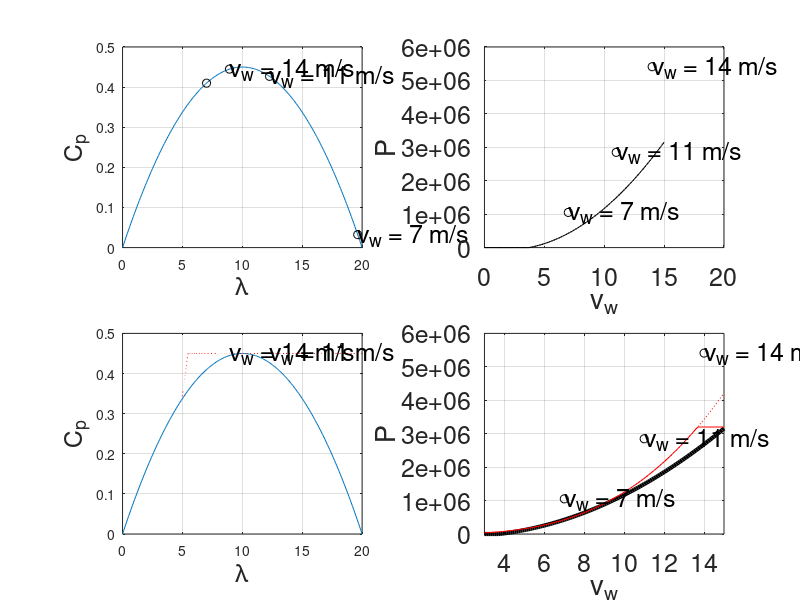

Reproduce this figure in MATLAB.
clear;
clc;
close all;
vw=[7 11 14]; %wind speed values to study (from the exercise)
ss=0;           %neglecting slip=0
rho=1.225;
N=80;
D=76;
poles=2;        %pair of poles
Ugrid=960;
f=50;

we=2*pi*f;      %electrical speed
ws=we/poles;    %synchronous speed
wg=ws*(1-ss);   %generator speed fast axis
wt=wg/N;        %turbine speed slow axis
lam= wt*(D/2) ./ vw;    %tip speed ratio
Cpp= 0.0045 * (100 - (lam-10).^2);
P1=0.5*rho*Cpp*(pi*(D^2)/4).*vw.^3;

vw = [7 11 14];
lam = [19.634954084936204 12.271846303085129 8.924979129516457 7.012483601762931];
Cpp = [0.032254469015270 0.426774214688213 0.444799485576112 0.409836355966191 ];
P1 = 1.0e+006 * [1.051148578283138 2.847988990930852 5.409916510373950];

%% Develop a Matlab program to locate the operating points in the Cp-lambda curve.
subplot(2,2,1);
lam1=0:.1:20;
Cpp1= 0.0045 * (100 - (lam1-10).^2);
plot(lam1,Cpp1);hold on;grid on;
plot(lam,Cpp,'ko');
for ii=1:1:3
 txt{ii}=['v_w = ' num2str(vw(ii)) ' m/s'];
 text(lam(ii),Cpp(ii),txt{ii},'FontSize',18);
end
xlabel('\lambda','FontSize',18);
ylabel('C_p','FontSize',18);


%% Develop a Matlab program to plot the power generated for different wind
% speeds. Include a comparison between the obtained power and the maximum available power.
Pn = 3.2e6;%nominal power limit of theturbine in W
h=subplot(2,2,2);
vw2=0:.1:15;
lam2= min(20,max(wt*(D/2) ./ vw2,0));
Cpp2= 0.0045 * (100 - (lam2-10).^2);
P2=0.5*rho*Cpp2*(pi*(D^2)/4).*vw2.^3;
P2a=min(0.5*rho*Cpp2*(pi*(D^2)/4).*vw2.^3,Pn);
plot(vw2,P2,':k');hold on;grid on;
plot(vw2,P2a,'k');
plot(vw,P1,'ko');
for ii=1:1:3
 txt{ii}=['v_w = ' num2str(vw(ii)) ' m/s'];
 text(vw(ii),P1(ii),txt{ii},'FontSize',18);
end
xlabel('v_w','FontSize',18);
ylabel('P','FontSize',18);
set(h,'FontSize',18);


h=subplot(2,2,4);
lam2b= 10;      %impose
Cpp2b= 0.45;    %maximum cpp (maximum power extraction), means perfect variable speed has been archivied
P3=0.5*rho*Cpp2b*(pi*(D^2)/4).*vw2.^3;
P3_limited=min(0.5*rho*Cpp2b*(pi*(D^2)/4).*vw2.^3,Pn);
plot(vw2,P2,':k');hold on;grid on;
plot(vw2,P2a,'k','LineWidth',3);
plot(vw,P1,'ko');
plot(vw2,P3,':r');
plot(vw2,P3_limited,'r');
for ii=1:1:3
 txt{ii}=['v_w = ' num2str(vw(ii)) ' m/s'];
 text(vw(ii),P1(ii),txt{ii},'FontSize',18);
end
xlabel('v_w','FontSize',18);
ylabel('P','FontSize',18);
set(h,'FontSize',18);
axis([3 15 0 6e6]);


%% How should we modify the scripts in order to consider appropriately the maximum power limitation (with implied pitch control to limit the power)?

%use the limited power curve and calculate the Cpp back from P

subplot(2,2,3);
Cpp_limited=P3_limited./(0.5*rho*(pi*(D^2)/4).*vw2.^3);
plot(lam1,Cpp1);hold on;grid on;
plot(lam2,Cpp_limited,':r');
for ii=1:1:3
 txt{ii}=['v_w = ' num2str(vw(ii)) ' m/s'];
 text(lam(ii),Cpp_limited(ii),txt{ii},'FontSize',18);
end
xlabel('\lambda','FontSize',18);
ylabel('C_p','FontSize',18);